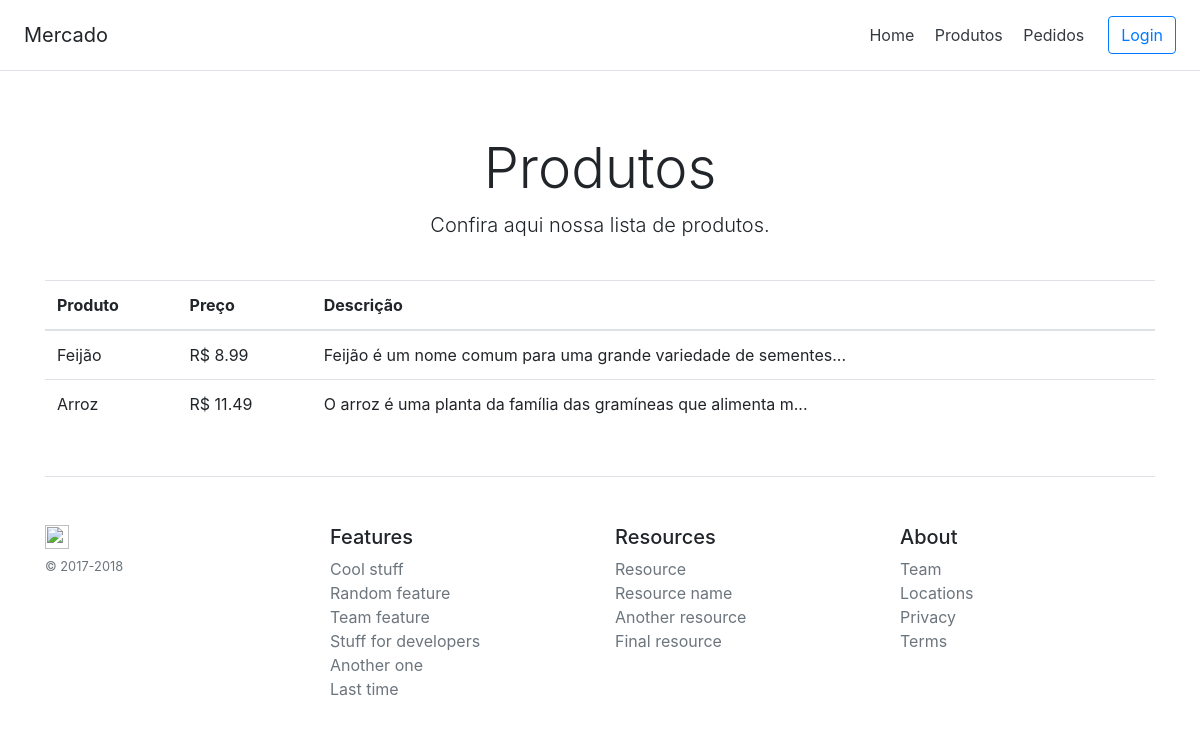
/produtos/, run on the app's committed database.
### core/models.py (models this page shows, shortened)
class Produto(models.Model):
    produto     = models.CharField('Nome Produto', max_length=20)
    descricao   = models.TextField('Descrição', max_length=500)
    preco       = models.DecimalField('Preço', decimal_places=2, max_digits=7)

### core/views.py (the view)
# urls.py: path('produtos/', views.produtos, name='produtos'),
def produtos(request):
    produtos = Produto.objects.all()
    context = {
        'produtos':produtos,
    }
    return render(request, 'core/produtos.html', context)

### core/templates/core/produtos.html
{% extends 'core/base.html' %}
{% block content %}
    <div class="pricing-header px-3 py-3 pt-md-5 pb-md-4 mx-auto text-center">
      <h1 class="display-4">Produtos</h1>
      <p class="lead">Confira aqui nossa lista de produtos.</p>
    </div>
    <div class="container">
      <table class="table table-hover">
        <thead>
          <tr>
            <th>Produto</th>
            <th>Preço</th>
            <th>Descrição</th>
          </tr>
        </thead>
        <tbody>
          {% for produto in produtos %}
          <tr>
            <td>{{ produto.produto }}</td>
            <td>R$ {{ produto.preco }}</td>
            <td>{{ produto.descricao|slice:":60" }}...</td>
          </tr>
          {% endfor %}
        </tbody>
      </table>
    </div>
{% endblock %}

### data on the page
Produto: produto "Feijão", preco "8.99", descricao "Feijão é um nome comum para uma grande variedade de sementes"
Produto: produto "Arroz", preco "11.49", descricao "O arroz é uma planta da família das gramíneas que alimenta m"
